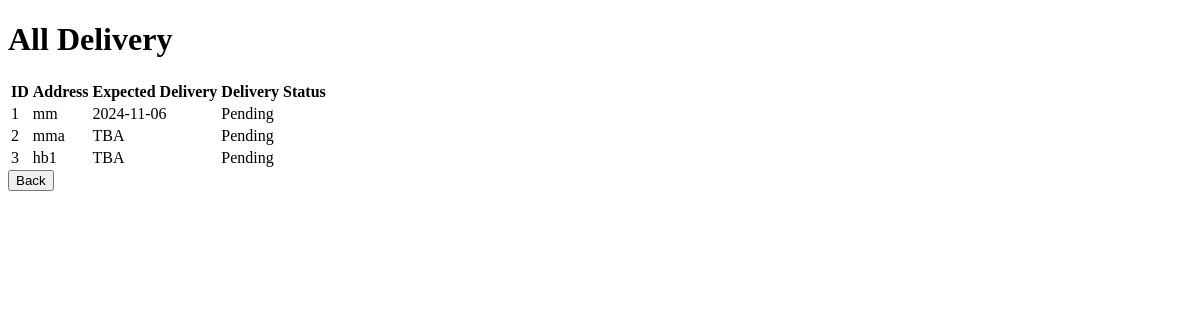
Page /viewdelivery on the earlier database version.
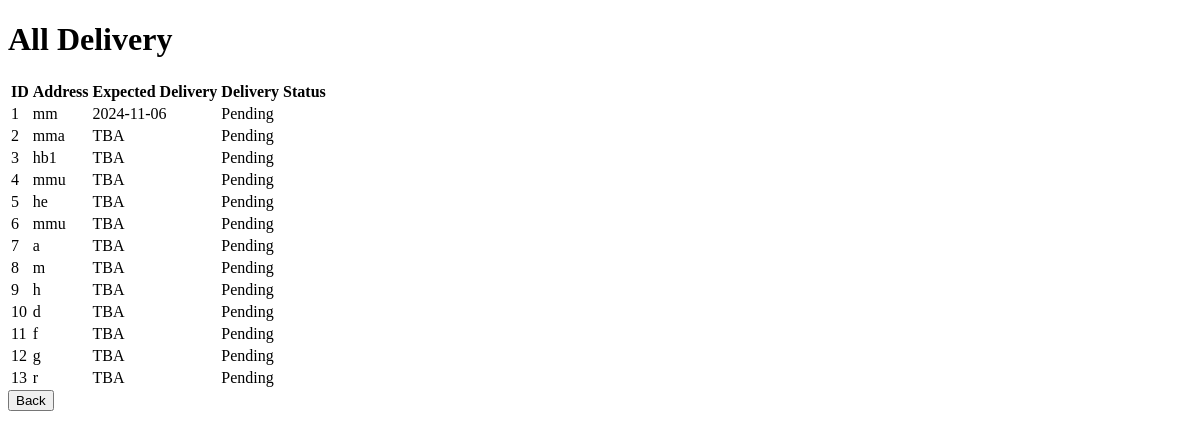
Same page on the later database version.
### main.py (models this page shows)
class Delivery(db.Model):
    id = db.Column(db.Integer, primary_key=True)
    customer_id = db.Column(db.Integer, db.ForeignKey('customer.id'), nullable=False)  # Link to customer
    delivery_status = db.Column(db.String(50), default="Pending")
    expected_delivery_date = db.Column(db.String(50), nullable=False)
    address = db.Column(db.String(255), nullable=False)
    customer = db.relationship('customer', backref=db.backref('deliveries', lazy=True))

### main.py (the view)
@tandtweb.route('/viewdelivery', methods=['GET'])
def view_delivery():
    delivery_list = Delivery.query.all()
    return render_template('viewdelivery.html', delivery_list=delivery_list)

### templates/viewdelivery.html (shortened to what this page needs)
<!DOCTYPE html>
<html lang="en">
<head>
</head>
<body>
    <h1>All Delivery</h1>
    <table>
        <thead>
            <tr>
                <th>ID</th>
                <th>Address</th>
                <th>Expected Delivery</th>
                <th>Delivery Status</th>
            </tr>
        </thead>
        <tbody>
            {% for Delivery in delivery_list %}
                <tr>
                    <td>{{ Delivery.id }}</td>
                    <td>{{ Delivery.address }}</td>
                    <td>{{ Delivery.expected_delivery_date }}</td>
                    <td>{{ Delivery.delivery_status }}</td>
                </tr>
            {% endfor %}
        </tbody>
    </table>
    <button type="button" onclick="window.location.href='/adminhome'">Back</button>
</body>
</html>

Differences in the rows shown:
added Delivery: id "4", address "mmu", expected_delivery_date "TBA", delivery_status "Pending"
added Delivery: id "5", address "he", expected_delivery_date "TBA", delivery_status "Pending"
added Delivery: id "6", address "mmu", expected_delivery_date "TBA", delivery_status "Pending"
added Delivery: id "7", address "a", expected_delivery_date "TBA", delivery_status "Pending"
added Delivery: id "8", address "m", expected_delivery_date "TBA", delivery_status "Pending"
added Delivery: id "9", address "h", expected_delivery_date "TBA", delivery_status "Pending"
added Delivery: id "10", address "d", expected_delivery_date "TBA", delivery_status "Pending"
added Delivery: id "11", address "f", expected_delivery_date "TBA", delivery_status "Pending"
added Delivery: id "12", address "g", expected_delivery_date "TBA", delivery_status "Pending"
added Delivery: id "13", address "r", expected_delivery_date "TBA", delivery_status "Pending"
